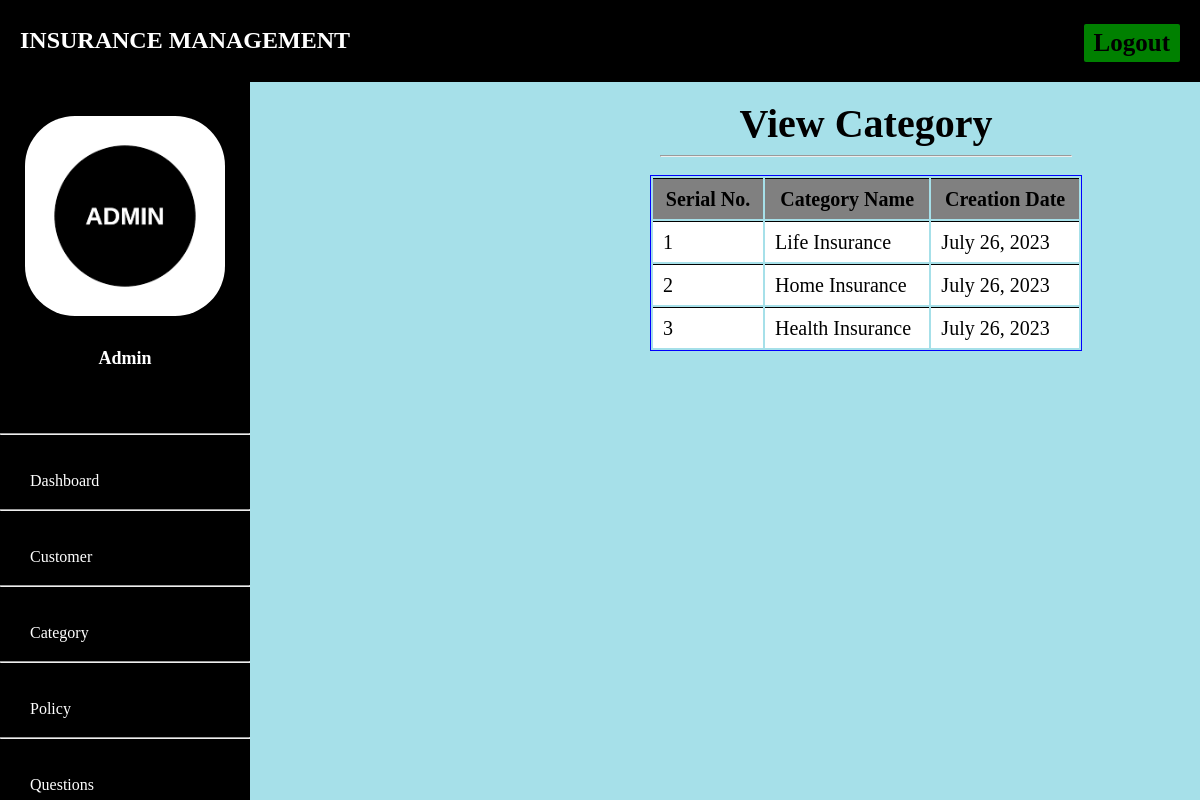
Screenshot of /admin-view-category with the database file from the repository.
### admins/models.py (models this page shows, shortened)
class Category(models.Model):
    category_name =models.CharField(max_length=20)
    creation_date =models.DateField(auto_now=True)

### admins/views.py (the view)
# urls.py: path('admin-view-category', views.admin_view_category,name='admin-view-category'),
def admin_view_category(request):
    categories = models.Category.objects.all()
    return render(request,'admin_view_category.html',{'categories':categories})

### admins/templates/admin_view_category.html (shortened to what this page needs)
{% extends 'adminbase.html' %}
{% block content %}
{%load static%}
  <div class="container">
    <div class="panel">
      <div class="panel-heading">
        <h6 class="panel-title">View Category</h6><hr>
      </div>
      <table class="table table-hover" id="dev-table">
        <thead>
          <tr>
            <th>Serial No.</th>
            <th>Category Name</th>
            <th>Creation Date</th>
          </tr>
        </thead>
        {% for t in categories %}
        <tr style="background-color:#FFF;">
          <td>{{ forloop.counter }}</td>
          <td>{{ t.category_name }}</td>
          <td>{{ t.creation_date }}</td>
        </tr>
        {% endfor %}
      </table>
    </div>
  </div>
  <br><br><br><br><br><br>
{% endblock content %}

### admins/templates/adminbase.html (style rules this page uses)
body { margin: 0; padding: 0; height: 100%; font-family:cursive; background:#b2b2b2; }

### admins/templates/admin_view_category.html (style rules this page uses)
body { font-family:cursive; background-color:#a6e0e9; }
h6 { text-align:center; color:black; }
.container { margin:10px; margin-top:-150px; margin-left:400px; }
.panel { margin-bottom:20px; max-width:80%; overflow: auto; }
.panel-heading { color: white; padding: 10px; }
.panel-title { margin-top: 0; margin-bottom: 0; font-size:40px; text-align: center; }
.table { width:100%; max-width:100%; margin-bottom: 20px; border: 1px solid blue; }
.table thead { background-color:Grey; }
.table th, .table td { padding:10px; line-height:1; font-size:20px; vertical-align: top; border-top: 1px solid black; }
.table th { font-weight:bold; }

### rows the page displays
Category: category_name "Life Insurance", creation_date "July 26, 2023"
Category: category_name "Home Insurance", creation_date "July 26, 2023"
Category: category_name "Health Insurance", creation_date "July 26, 2023"
